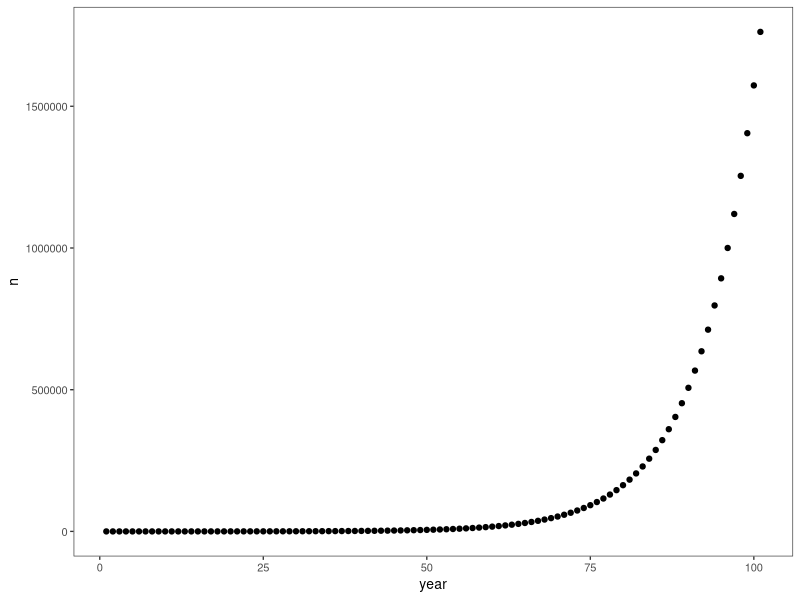
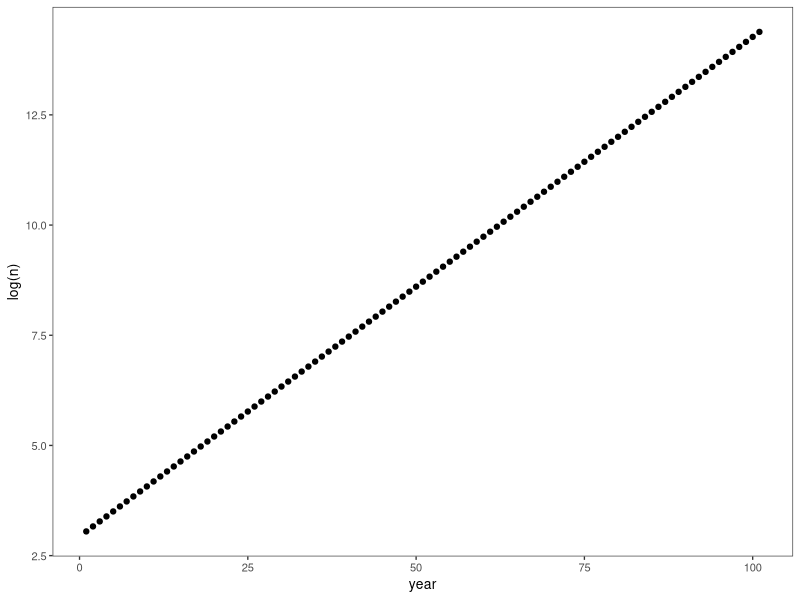
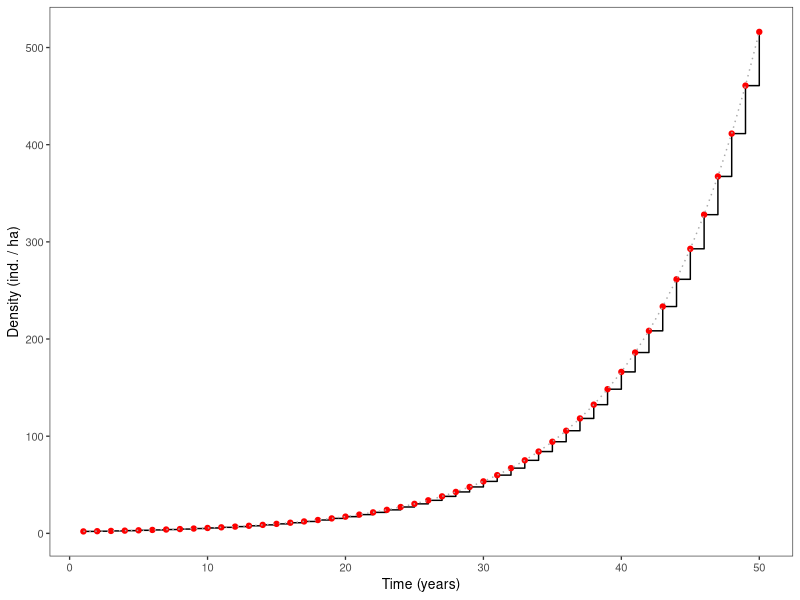
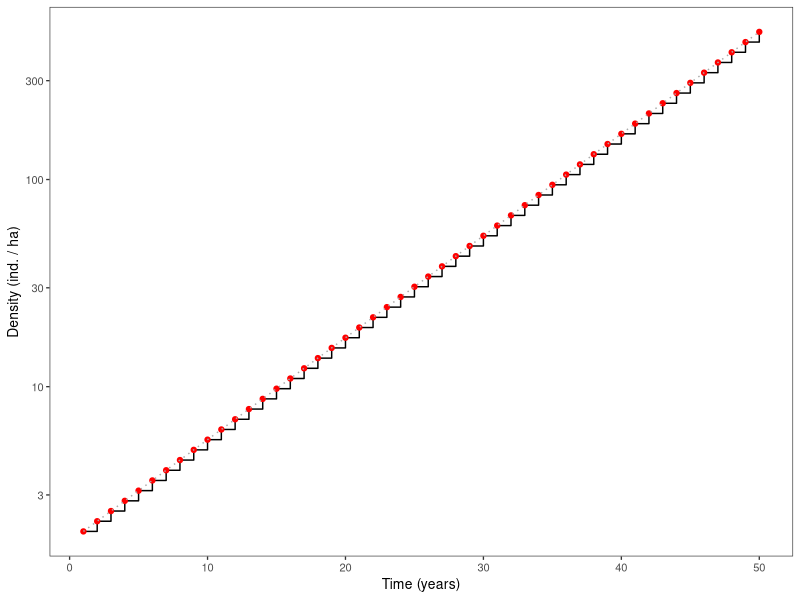

Generate these figures, in order, with R:
################################################################################
##' @title Sea otters
##' @author Robin Elahi
##' @contact elahi@stanford.edu
##' @date 2022-01-06
##' @log 
################################################################################

##### PACKAGES, DATA #####
library(tidyverse)
library(here)
here()

theme_set(theme_bw(base_size = 10) + 
            theme(panel.grid = element_blank(), 
                  strip.background = element_blank())
)

d <- read.csv(here("sea_otter_growth_rate/data/California_Sea_otters.csv"))
d

##### LIONFISH #####

lambda <- 1.12 # Morris et al. 2011, Bioinvasions
N <- 21.1 # individuals per hectare; Whitfield et al. 2007

## Use for loop to:

# Calculate lionfish density 1 year from now
lambda * N

# Calculate lionfish density 100 years from now

# Vector of population size
n_years <- 101 # 100 years from the start, in this case start = 1
n_vec <- vector(length = n_years)
n_vec[1] <- N

for(i in 2:n_years){
  n_vec[i] <- lambda * n_vec[i - 1]
}

n_vec[101]

lambda^(100) * N

d <- tibble(year = 1:n_years, n = n_vec)

# How many years will it take for the population to double?
d # approximately in year 7 (so 6 years later)
log(2) / log(lambda) # exact answer, 6.1 years

# 10-fold increase 
d %>% print(n = 30) #will take about 21 years

# Plot the results as a function of time (natural scale and semi-log scale)

# Natural scale
d %>% 
  ggplot(aes(x = year, y = n)) + 
  geom_point()

# Semi-log scale
d %>% 
  ggplot(aes(x = year, y = log(n))) + 
  geom_point()

## Question from lab
# Based on what we know about the finite growth rate of the population, how long did the population take to increase from 2 to 22.1ind/ha?

N0 <- 2
tmax <- 50
nt <- numeric(tmax)
nt[1] <- N0

for (t in 1:(tmax - 1)) { 
  nt[t + 1] <- lambda * nt[t]
}

nt
d <- tibble(year = 1:tmax, density = nt)
d %>% 
  ggplot(aes(x = year, y = density)) + 
  geom_step() + 
  geom_point(color = 'red') + 
  geom_line(color = "darkgray", linetype = 3) + 
  labs(x = "Time (years)", y = "Density (ind. / ha)")

# Semi-log scale
d %>% 
  ggplot(aes(x = year, y = density)) + 
  geom_step() + 
  geom_point(color = 'red') + 
  geom_line(color = "darkgray", linetype = 3) + 
  labs(x = "Time (years)", y = "Density (ind. / ha)") + 
  scale_y_log10()

d %>% print(n = 25)

# Create multiplier
mult <- 22.1 / 2
mult

log(mult) / log(lambda)
